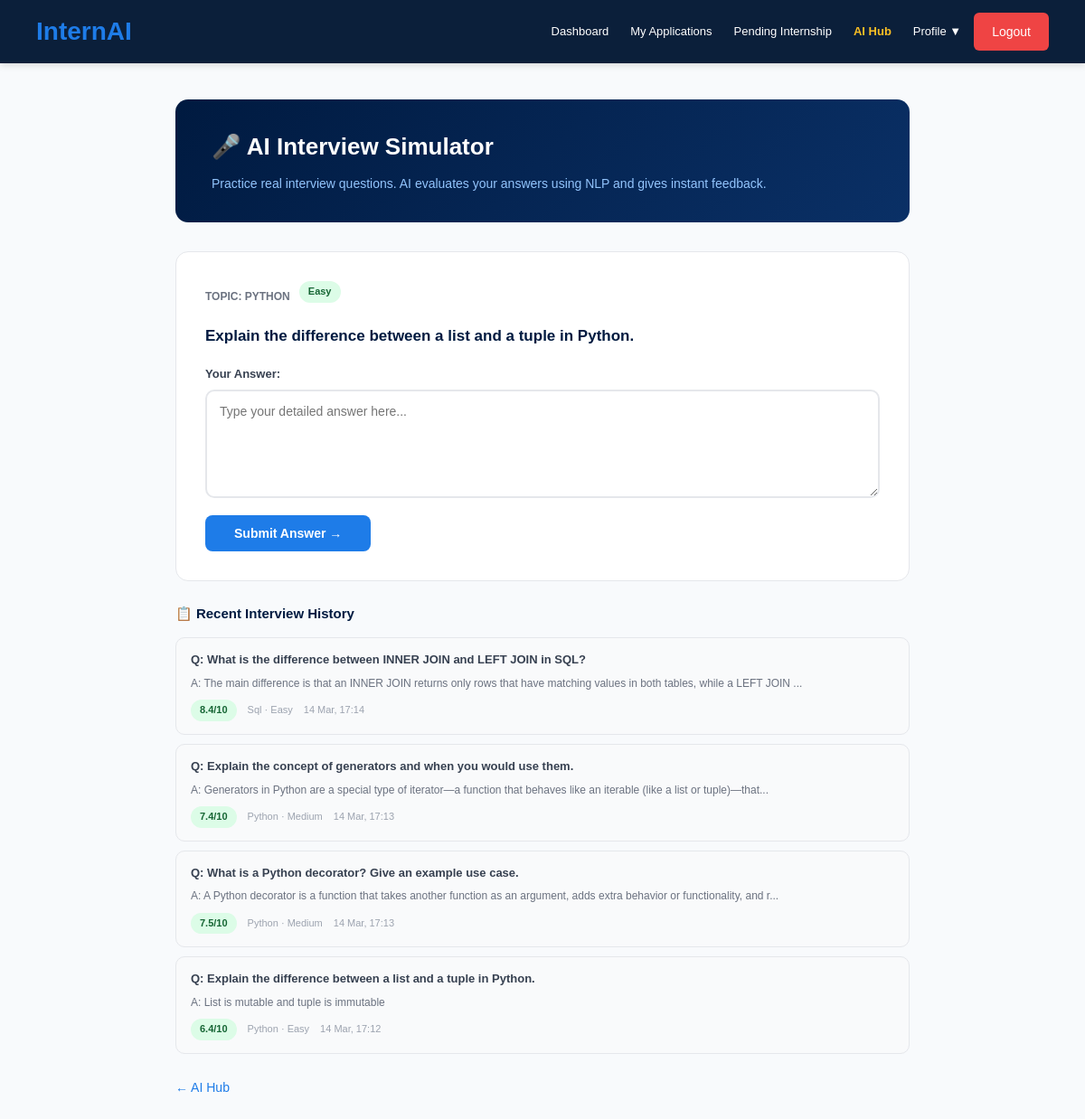
Screenshot of /student/ai/interview (signed in) with the database file from the repository.
### app.py (models this page shows)
class InterviewSession(db.Model):
    id = db.Column(db.Integer, primary_key=True)
    user_id = db.Column(db.Integer, index=True)
    question_text = db.Column(db.Text)
    student_answer = db.Column(db.Text)
    score = db.Column(db.Float)
    feedback = db.Column(db.Text)
    topic = db.Column(db.String(100))
    difficulty = db.Column(db.String(20))
    asked_at = db.Column(db.DateTime, default=datetime.utcnow)

### app.py (the view, shortened to what this page needs)
@app.route('/student/ai/interview', methods=['GET', 'POST'])
@login_required
@role_required('student')
def ai_interview():
    profile = StudentProfile.query.filter_by(user_id=current_user.id).first()
    asked_ids = session.get('interview_asked_ids', [])
    question = get_interview_question(profile.skills or '', asked_ids)
    history = InterviewSession.query.filter_by(user_id=current_user.id).order_by(
        InterviewSession.asked_at.desc()).limit(5).all()
    return render_template('ai_interview.html', profile=profile, question=question, history=history, evaluation=None)

### ai/matcher.py (called while the page is built)
def parse_skills(skills_text):
    if not skills_text:
        return []
    parts = re.split(r'[,;\n]+', skills_text.lower())
    return [p.strip() for p in parts if p.strip()]

### app.py (called while the page is built)
def role_required(role):
    def decorator(f):
        @wraps(f)
        def decorated_function(*args, **kwargs):
            if not current_user.is_authenticated:
                return redirect(url_for('login'))
            if current_user.role != role:
                return redirect(url_for('home'))
            return f(*args, **kwargs)
        return decorated_function
    return decorator

@login_manager.user_loader
def load_user(user_id):
    return User.query.get(int(user_id))

### templates/ai_interview.html (shortened to what this page needs)
{% extends "base.html" %} {% block nav_links %}
<a href="/student" style="color:#ffffff;text-decoration:none;font-size:13px;padding:6px 10px;border-radius:4px;transition:all 0.2s;white-space:nowrap;">Dashboard</a>
<a href="/student" style="color:#ffffff;text-decoration:none;font-size:13px;padding:6px 10px;border-radius:4px;transition:all 0.2s;white-space:nowrap;">My Applications</a>
<a href="/student" style="color:#ffffff;text-decoration:none;font-size:13px;padding:6px 10px;border-radius:4px;transition:all 0.2s;white-space:nowrap;">Pending Internship</a>
<a href="/student/ai" style="color:#fbbf24;text-decoration:none;font-size:13px;padding:6px 10px;border-radius:4px;transition:all 0.2s;white-space:nowrap;font-weight:600;">AI Hub</a>
<div class="nav-dropdown">
  <button id="profile-dropdown-btn" class="nav-link" onclick="toggleProfileDropdown(event)" style="font-size:13px;padding:6px 10px;border-radius:4px;transition:all 0.2s;white-space:nowrap;background:none;border:none;cursor:pointer;font-family:inherit;">Profile &#9660;</button>
</div>
{% endblock %} {% block content %}
<div class="ai-page">
  <div class="ai-page-header">
    <h1>🎤 AI Interview Simulator</h1>
    <p>
      Practice real interview questions. AI evaluates your answers using NLP and
      gives instant feedback.
    </p>
  </div>
  {% set current_q = next_question if evaluation else question %} {% if
  current_q %}
  <div class="interview-box">
    <div
      style="display: flex; align-items: center; gap: 10px; margin-bottom: 12px"
    >
      <span
        style="
          font-size: 12px;
          font-weight: 600;
          color: #6b7280;
          text-transform: uppercase;
        "
        >Topic: {{ current_q.topic | title }}</span
      >
      <span class="question-badge badge-{{ current_q.difficulty }}"
        >{{ current_q.difficulty }}</span
      >
    </div>
    <div class="question-text">{{ current_q.q }}</div>
    <form method="POST" action="/student/ai/interview">
      <label
        style="
          font-size: 13px;
          font-weight: 600;
          color: #374151;
          display: block;
          margin-bottom: 6px;
        "
        >Your Answer:</label
      >
      <textarea
        name="student_answer"
        class="answer-area"
        placeholder="Type your detailed answer here..."
      ></textarea>
      <button type="submit" class="submit-btn">Submit Answer →</button>
    </form>
  </div>
  {% endif %}
  {% if history %}
  <div>
    <h3
      style="
        font-size: 15px;
        font-weight: 700;
        color: #001a40;
        margin: 0 0 14px;
      "
    >
      📋 Recent Interview History
    </h3>
    {% for session in history %}
    <div class="history-item">
      <div class="history-q">
        Q: {{ session.question_text[:100] }}
      </div>
      <div class="history-a">
        A: {{ session.student_answer[:120] if session.student_answer else '–'
        }}{% if session.student_answer and session.student_answer|length > 120
        %}...{% endif %}
      </div>
      <div class="history-meta">
        <span
          class="score-pill {{ 'score-good' if session.score >= 6 else 'score-bad' }}"
          >{{ session.score }}/10</span
        >
        <span style="font-size: 11px; color: #9ca3af"
          >{{ session.topic | title }} · {{ session.difficulty }}</span
        >
        <span style="font-size: 11px; color: #9ca3af"
          >{{ session.asked_at.strftime('%d %b, %H:%M') }}</span
        >
      </div>
    </div>
    {% endfor %}
  </div>
  {% endif %}
  <div style="margin-top: 24px">
    <a
      href="/student/ai"
      style="color: #1e7ce8; text-decoration: none; font-size: 14px"
      >← AI Hub</a
    >
  </div>
</div>
{% endblock %}

### static/style.css (style rules this page uses)
* { margin: 0; padding: 0; box-sizing: border-box; font-family: Arial, sans-serif; }
body { background: #f8fafc; color: #0b1f3a; }

### static/student.css (style rules this page uses)
:root { --primary-dark: #001a40; --primary-blue: #1e7ce8; --success: #22c55e; --danger: #ef4444; --warning: #fbbf24; --text-white: #ffffff; --text-dark: #333333; --text-light: #666666; --bg-white: #ffffff; --bg-light: #f1f5f9; --border-color: #e5e7eb; --shadow-sm: 0 2px 8px rgba(0, 0, 0, 0.08); --shadow-md: 0 4px 16px rgba(0, 0, 0, 0.12); --glass-border: rgba(30, 124, 232, 0.3); --glass-shadow: 0 4px 20px rgba(30, 124, 232, 0.12); --glass-shadow-hover: 0 8px 32px rgba(30, 124, 232, 0.28); --glass-bg: #ffffff; }
* { margin: 0; padding: 0; box-sizing: border-box; }
body { font-family: 'Segoe UI', Tahoma, Geneva, Verdana, sans-serif; background: #f8fafc; color: var(--text-dark); line-height: 1.6; }
#profile-dropdown-btn, #profile-dropdown-btn:hover, #profile-dropdown-btn.active { color: #ffffff !important; background: none !important; }
.nav-dropdown { position: relative; display: inline-flex; align-items: center; }

### templates/ai_interview.html (style rules this page uses)
.ai-page { max-width: 860px; margin: 40px auto; padding: 0 24px; }
.ai-page-header { background: linear-gradient(135deg, #001a40, #0a3066); border-radius: 14px; padding: 32px 40px; color: #fff; margin-bottom: 32px; }
.ai-page-header h1 { font-size: 26px; font-weight: 800; margin: 0 0 8px; }
.ai-page-header p { color: #93c5fd; font-size: 14px; margin: 0; }
.interview-box { background: #fff; border: 1px solid #e5e7eb; border-radius: 14px; padding: 32px; margin-bottom: 24px; }
.question-badge { display: inline-block; font-size: 11px; font-weight: 700; padding: 3px 10px; border-radius: 20px; margin-bottom: 12px; }
.badge-Easy { background: #dcfce7; color: #166534; }
.question-text { font-size: 17px; font-weight: 600; color: #001a40; margin: 0 0 20px; line-height: 1.5; }
.answer-area { width: 100%; min-height: 120px; border: 2px solid #e5e7eb; border-radius: 10px; padding: 14px; font-size: 14px; font-family: inherit; resize: vertical; outline: none; transition: border-color 0.2s; box-sizing: border-box; }
.submit-btn { background: #1e7ce8; color: #fff; border: none; padding: 12px 32px; font-size: 14px; font-weight: 700; border-radius: 8px; cursor: pointer; transition: background 0.2s; margin-top: 12px; }
.history-item { background: #f9fafb; border: 1px solid #e5e7eb; border-radius: 10px; padding: 14px 16px; margin-bottom: 10px; }
.history-q { font-size: 13px; font-weight: 600; color: #374151; margin: 0 0 6px; }
.history-a { font-size: 12px; color: #6b7280; margin: 0 0 8px; }
.history-meta { display: flex; gap: 12px; align-items: center; }
.score-pill { font-size: 11px; font-weight: 700; padding: 3px 10px; border-radius: 20px; }
.score-good { background: #dcfce7; color: #166534; }

### rows the page displays
InterviewSession: q "Explain the difference between a list and a tuple in Python.", question_text "Explain the difference between a list and a tuple in Python.", student_answer "List is mutable and tuple is immutable", score "6.4", topic "Python", difficulty "Easy", asked_at "14 Mar, 17:12"
InterviewSession: question_text "What is the difference between INNER JOIN and LEFT JOIN in SQL?", student_answer "The main difference is that an INNER JOIN returns only rows that have matching values in both tables, while a LEFT JOIN", score "8.4", topic "Sql", difficulty "Easy", asked_at "14 Mar, 17:14"
InterviewSession: question_text "Explain the concept of generators and when you would use them.", student_answer "Generators in Python are a special type of iterator—a function that behaves like an iterable (like a list or tuple)—that", score "7.4", topic "Python", difficulty "Medium", asked_at "14 Mar, 17:13"
InterviewSession: question_text "What is a Python decorator? Give an example use case.", student_answer "A Python decorator is a function that takes another function as an argument, adds extra behavior or functionality, and r", score "7.5", topic "Python", difficulty "Medium", asked_at "14 Mar, 17:13"

### other values shown
{{ current_q.topic | title }} "PYTHON"
{{ current_q.difficulty }} "Easy"
